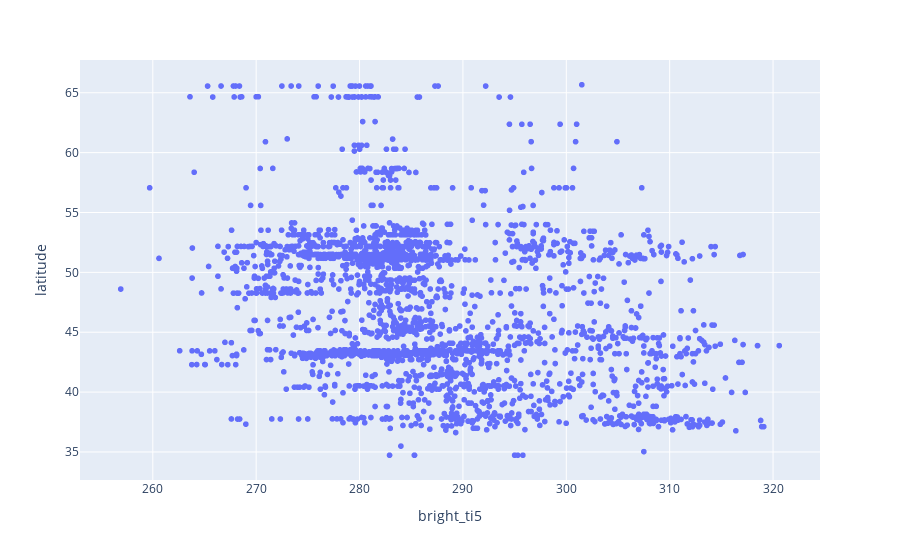

This figure's notebook cell:
### Code cell
# (px plotting looking for outliers)
import plotly.express as px
euro_c_df_clean_2 = euro_c_df_clean.loc[euro_c_df_clean['latitude'] > 30]
px.scatter(data_frame=euro_c_df_clean_2, x='bright_ti5', y='latitude', hover_data = ['frp', 'acq_date'])

### Figure 1 — Plotly figure (JSON) as saved in the notebook; plotly's stock layout.template omitted (floating-point values rounded to 4 significant figures; data arrays with more than 128 entries replaced by an {"elided": "..."} marker saying what was removed)
{"data": [{"customdata": {"elided": "2387x2 mixed values"}, "hovertemplate": "bright_ti5=%{x}<br>latitude=%{y}<br>frp=%{customdata[0]}<br>acq_date=%{customdata[1]}<extra></extra>", "legendgroup": "", "marker": {"color": "#636efa", "symbol": "circle"}, "mode": "markers", "name": "", "showlegend": false, "type": "scattergl", "x": {"elided": "2387 float values"}, "xaxis": "x", "y": {"elided": "2387 float values"}, "yaxis": "y"}], "layout": {"legend": {"tracegroupgap": 0}, "margin": {"t": 60}, "xaxis": {"anchor": "y", "domain": [0, 1], "title": {"text": "bright_ti5"}}, "yaxis": {"anchor": "x", "domain": [0, 1], "title": {"text": "latitude"}}}}
